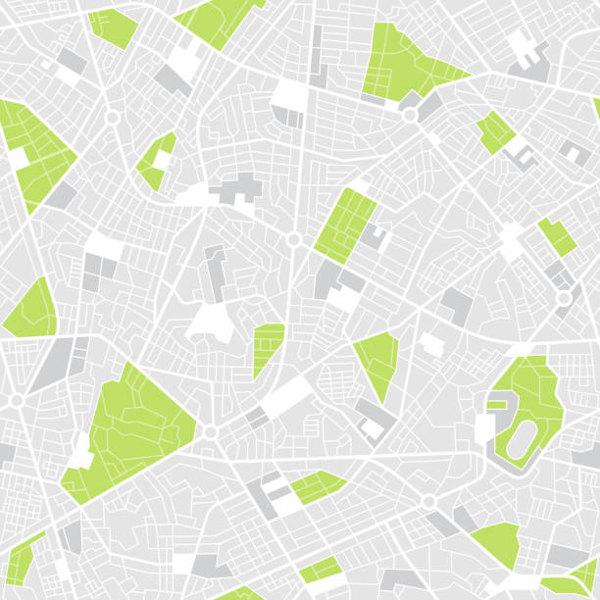
#> input picture img/square_map.jpg, 600 x 600 px; the run also reads 1 picture not shown here
$ python test.py
#> lines starting #> are read from the running program, lines starting #| are printed output that depends on the picture
### chartbuilder.py
# Simple chartbuilder based on matplotlib library
# Homepage: https://github.com/greentracery/ChartBuilder
# Requirements:
# - matplotlib
# - Pillow (PIL)
# Usage:
# p = Scatter('Main Title', 'X Axis Label', 'Y Axis Label')
# [optional] p.setSize(width, height, dpi)
# [optional] p.fileToSave('filename') # png, svg, pdf
# p.Plot(
#       p.ScatterData( dataset1 = list of tuple(s) [(x, y), ], 'Legend Label 1', 'Color 1' = ['g' | 'r' | 'b' etc ]),
#       p.ScatterData( dataset2 = list of tuple(s) [(x, y), ], 'Legend Label 2', 'Color 2' = ['g' | 'r' | 'b' etc ]),
#       p.ScatterData( dataset3 = list of tuple(s) [(x, y), ], 'Legend Label 3', 'Color 3' = ['g' | 'r' | 'b' etc ]),
#       ...
# )
# p = Pie('Main Title')
# [optional] p.setSize(width, height, dpi) # image height = count(datasets) * height
# [optional] p.fileToSave('filename') # png, svg, pdf
# p.Plot(
#       p.PieData( dataset1 = list of tuple(s) [(value , name), ], 'Pie Title 1', min_value), #items smaller than min_value will be ignored
#       p.PieData( dataset2 = list of tuple(s) [(value , name), ], 'Pie Title 2', min_value),
#       p.PieData( dataset3 = list of tuple(s) [(value , name), ], 'Pie Title 3', min_value),
#       ...
# )

from typing import List, Union
import random
from matplotlib import pyplot as plt
from matplotlib import colors as mcolors
from matplotlib.lines import Line2D
from PIL import Image, ImageOps
import os

class ChartBuilder():

    title: Union[str, None]
    xlabel: Union[str, None]
    ylabel: Union[str, None]
    filename: Union[str, None]
    imgbackground: Union[str, None]
    facecolor: Union[str, None]
    facecolor_alpha: float = 1.0
    bgcolor: Union[str, None]
    bgcolor_alpha: float = 1.0
    fontcolor: str = 'black'

    grid: bool = True
    ticks: bool = True

    custom_x_ticks: Union[list, None] = None

    dpi: int = 90
    width: int = 800
    height: int = 600

    margins = {
        "left"   : 0.084,
        "right"  : 0.920,
        "top"    : 0.900,
        "bottom" : 0.092
    }

    __colors = [*mcolors.BASE_COLORS.keys(), *mcolors.CSS4_COLORS.keys()]
    __markers = [*Line2D.markers.keys()]

    def __init__(self, title = None, xlabel = None, ylabel = None):
        self.title = title
        self.xlabel = xlabel
        self.ylabel = ylabel

    def setTitle(self, title = None):
        self.title = title

    def setXLabel(self, xlabel = None, ylabel = None):
        self.xlabel = xlabel

    def setYLabel(self, ylabel = None):
        self.ylabel = ylabel

    def setSize(self, widht: int, height: int):
        self.width = widht
        self.height = height

    def fileToSave(self, filename: str):
        self.filename = filename

    def EnableGrid(self):
        self.grid = True

    def DisableGrid(self):
        self.grid = False

    def HideTicks(self):
        self.ticks = False

    def setXTicks(self, x_ticks: list):
        self.custom_x_ticks = x_ticks

    def setFaceColor(self, facecolor: str, alpha: float = 1.0):
        if alpha > 1:
            alpha = 1.0
        if alpha < 0:
            alpha = 0.0
        if facecolor in (self.__colors):
            self.facecolor = facecolor
            self.facecolor_alpha = alpha

    def setBgColor(self, bgcolor: str, alpha: float = 1.0):
        if alpha > 1:
            alpha = 1.0
        if alpha < 0:
            alpha = 0.0
        if bgcolor in (self.__colors):
            self.bgcolor = bgcolor
            self.bgcolor_alpha = alpha

    def setBgImage(self, filename: str):
        self.imgbackground = filename

    def __showbgimage__(self, minmax: Union[tuple, None] = None, aspect = 'auto'):
        try:
            img = plt.imread(self.imgbackground)
            if minmax is not None:
                extent = list(minmax)
            else:
                extent = [0, self.width / self.dpi, 0, self.height / self.dpi]
            plt.imshow(img, interpolation='antialiased', aspect = aspect, extent=extent)
        except FileNotFoundError:
            pass
        except OSError as e:
            pass
        except SystemError as e:
            pass
        except Exception as e:
            pass

    def setFontColor(self, fontcolor:str):
        if fontcolor in (self.__colors):
            self.fontcolor = fontcolor

    def getMarkersList(self):
        return self.__markers #returns avalaible markers

    def getColorsList(self):
        return self.__colors #returns avalaible colors

    def __is_sequence__(self, obj):
        t = type(obj)
        return hasattr(t, '__len__') and hasattr(t, '__getitem__')

class Scatter(ChartBuilder):

    class ScatterData():
        dataset: list ## [(x1,y1),(x2,y2),...]
        label: Union[str, None]
        color: str
        marker: str

        __colors = [*mcolors.BASE_COLORS.keys(), *mcolors.CSS4_COLORS.keys()]
        __markers = [*Line2D.markers.keys()]

        def __init__(self, dataset: Union[list, tuple] , label = None, color = None, marker = None):
            self.dataset = list(dataset)
            self.label = label
            if color is None or color not in (self.__colors):
                color = self.__colors[random.randint(0,len(self.__colors)-1)]
            self.color = color
            if marker is None or marker not in (self.__markers):
                marker = self.__markers[0]
            self.marker = marker

    def Plot(self, *data: ScatterData):
        legend = False

        fig = plt.figure(dpi = self.dpi, figsize = (self.width / self.dpi, self.height / self.dpi) )
        if hasattr(self, 'facecolor') and self.facecolor is not None:
            fig.set(facecolor = self.facecolor)
            fig.set(alpha = self.facecolor_alpha)

        fig.subplots_adjust(**self.margins)

        ax = fig.add_subplot(1,1,1)
        if hasattr(self, 'bgcolor') and self.bgcolor is not None:
            ax.set(facecolor = self.bgcolor)
            ax.set(alpha = self.bgcolor_alpha)

        for item in data:
            if isinstance(item, self.ScatterData):
                if item.dataset is not None:
                    x = [value[0] for value in item.dataset if self.__is_sequence__(value) and len(value) == 2]
                    y = [value[1] for value in item.dataset if self.__is_sequence__(value) and len(value) == 2]
                if item.label is not None:
                    ax.scatter(x, y, label=item.label, color=item.color, marker=item.marker)
                    legend = True
                else:
                    ax.scatter(x, y, color=item.color, marker=item.marker)

        min_X, max_X = plt.xlim()
        min_Y, max_Y = plt.ylim()

        if hasattr(self, 'imgbackground') and self.imgbackground is not None:
            self.__showbgimage__( (min_X, max_X, min_Y, max_Y) )

        if self.title is not None:
            plt.title(self.title, color = self.fontcolor)
        if self.xlabel is not None:
            plt.xlabel(self.xlabel, color = self.fontcolor)
        if self.ylabel is not None:
            plt.ylabel(self.ylabel, color = self.fontcolor)
        if legend:
            plt.legend()

        if self.grid:
            plt.grid(True)
        else:
            plt.grid(False)

        if not self.ticks:
            plt.xticks([])
            plt.yticks([])
        else:
            ax.tick_params(axis = "x", colors = self.fontcolor)
            ax.tick_params(axis = "y", colors = self.fontcolor)

        if hasattr(self, 'filename') and self.filename is not None:
            plt.savefig(self.filename)
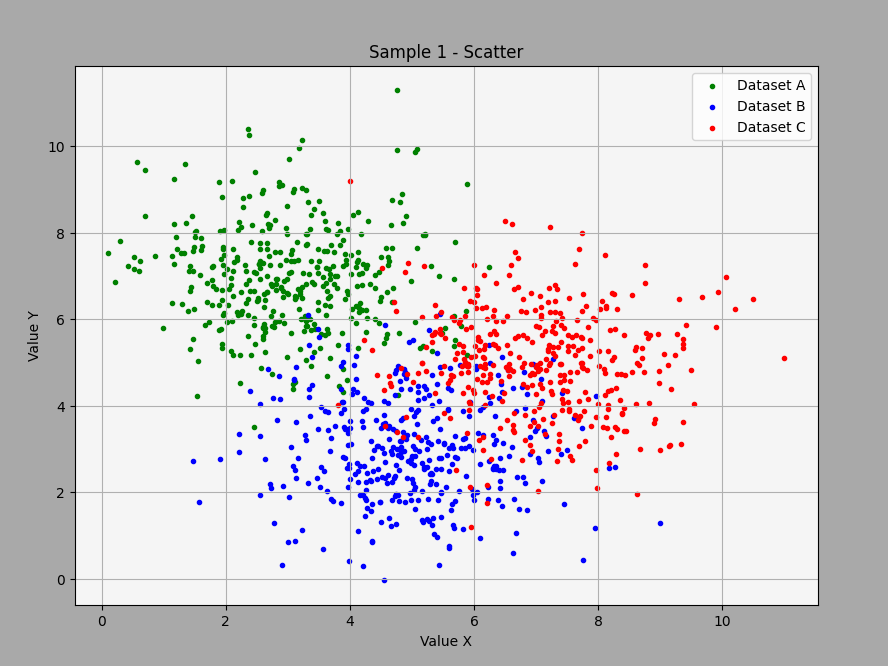
#> figure drawn by matplotlib, 1 panel
#> in Plot (call 2), `plt.savefig(self.filename)`:
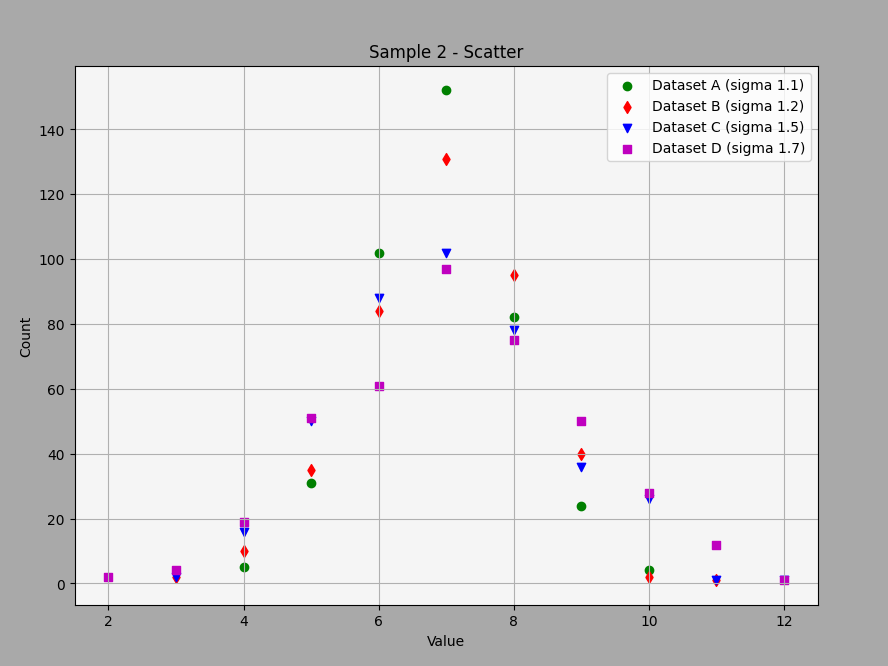
#> figure drawn by matplotlib, 1 panel
        else:
            plt.show()

class LineGraph(ChartBuilder):

    class LineData():
        dataset: list ## [(x1,y1),(x2,y2),...]
        label: Union[str, None]
        color: str

        __colors = [*mcolors.BASE_COLORS.keys(), *mcolors.CSS4_COLORS.keys()]

        def __init__(self, dataset: Union[list, tuple] , label = None, color = None):
            self.dataset = ChartDataHelper.data_sort_by_x(list(dataset))
            self.label = label
            if color is None or color not in (self.__colors):
                color = self.__colors[random.randint(0,len(self.__colors)-1)]
            self.color = color

    def Plot(self, *data: LineData):
        legend = False

        fig = plt.figure(dpi = self.dpi, figsize = (self.width / self.dpi, self.height / self.dpi) )
        if hasattr(self, 'facecolor') and self.facecolor is not None:
            fig.set(facecolor = self.facecolor)
            fig.set(alpha = self.facecolor_alpha)

        fig.subplots_adjust(**self.margins)

        ax = fig.add_subplot(1,1,1)
        if hasattr(self, 'bgcolor') and self.bgcolor is not None:
            ax.set(facecolor = self.bgcolor)
            ax.set(alpha = self.bgcolor_alpha)

        for item in data:
            if isinstance(item, self.LineData):
                if item.dataset is not None:
                    x = [value[0] for value in item.dataset if self.__is_sequence__(value) and len(value) == 2]
                    y = [value[1] for value in item.dataset if self.__is_sequence__(value) and len(value) == 2]
                if item.label is not None:
                    ax.plot(x, y, label=item.label, color=item.color)
                    legend = True
                else:
                    ax.plot(x, y, color=item.color)

        min_X, max_X = plt.xlim()
        min_Y, max_Y = plt.ylim()

        if hasattr(self, 'imgbackground') and self.imgbackground is not None:
            self.__showbgimage__( (min_X, max_X, min_Y, max_Y) )

        if self.title is not None:
            plt.title(self.title, color = self.fontcolor)
        if self.xlabel is not None:
            plt.xlabel(self.xlabel, color = self.fontcolor)
        if self.ylabel is not None:
            plt.ylabel(self.ylabel, color = self.fontcolor)
        if legend:
            plt.legend()

        if self.grid:
            plt.grid(True)
        else:
            plt.grid(False)

        if not self.ticks:
            plt.xticks([])
            plt.yticks([])
        else:
            ax.tick_params(axis = "x", colors = self.fontcolor)
            ax.tick_params(axis = "y", colors = self.fontcolor)

        if hasattr(self, 'filename') and self.filename is not None:
            plt.savefig(self.filename)
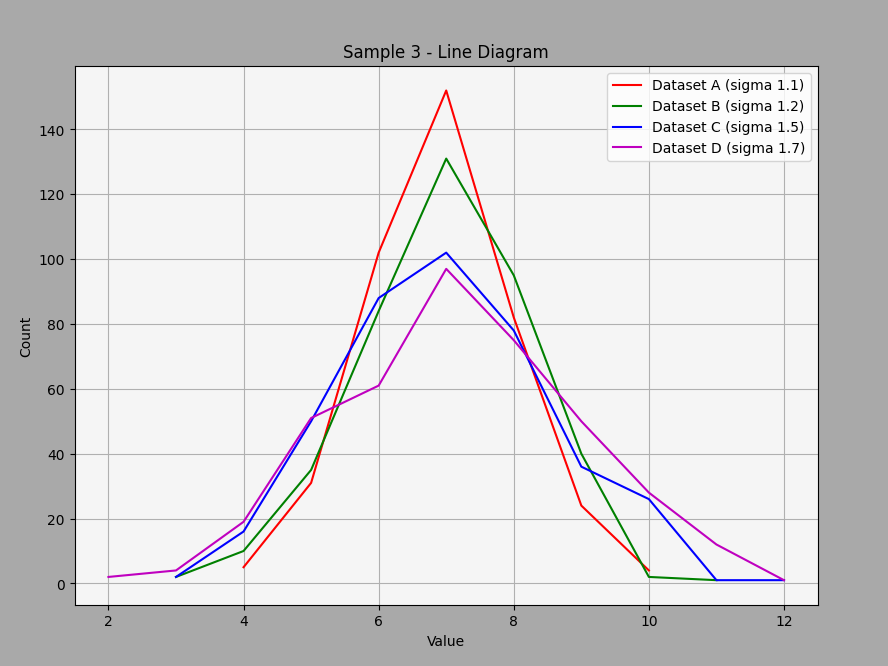
#> figure drawn by matplotlib, 1 panel; curve peaks at x = 7, y = 102
        else:
            plt.show()

class Hist(ChartBuilder):

    class HistData():
        values: list
        step: int
        hist_title: Union[str, None]
        color: str

        __colors = [*mcolors.BASE_COLORS.keys(), *mcolors.CSS4_COLORS.keys()]

        def __init__(self, dataset: Union[list, tuple], step: int = 10, hist_title = None, color = None):
            self.values = list(dataset)
            self.step = step
            self.hist_title = hist_title
            if color is None or color not in (self.__colors):
                color = self.__colors[random.randint(0,len(self.__colors)-1)]
            self.color = color

    def Plot(self, *data: HistData):
        legend = False

        diag_cnt = 0
        for item in data:
            if isinstance(item, self.HistData):
                diag_cnt += 1

        fig = plt.figure(dpi = self.dpi, figsize = (self.width / self.dpi, diag_cnt * self.height / self.dpi) )
        if hasattr(self, 'facecolor') and self.facecolor is not None:
            fig.set(facecolor = self.facecolor)
            fig.set(alpha = self.facecolor_alpha)

        fig.subplots_adjust(**self.margins)

        axs_cnt = 1
        for item in data:
            if isinstance(item, self.HistData):
                ax = fig.add_subplot(diag_cnt, 1, axs_cnt)
                if hasattr(self, 'bgcolor') and self.bgcolor is not None:
                    ax.set(facecolor = self.bgcolor)
                    ax.set(alpha = self.bgcolor_alpha)

                max_value = max(item.values)
                min_value = min(item.values)
                bins = [i for i in range(min_value-1, max_value+item.step, item.step)]
                ax.hist(item.values, bins , histtype='bar', rwidth=0.8, color=item.color)

                min_X, max_X = plt.xlim()
                min_Y, max_Y = plt.ylim()

                if hasattr(self, 'imgbackground') and self.imgbackground is not None:
                    self.__showbgimage__( (min_X, max_X, min_Y, max_Y) )

                if self.grid:
                    ax.grid(True)
                else:
                    ax.grid(False)

                if item.hist_title is not None:
                    plt.title(item.hist_title, color = self.fontcolor)
                if self.xlabel is not None:
                    plt.xlabel(self.xlabel, color = self.fontcolor)
                if self.ylabel is not None:
                    plt.ylabel(self.ylabel, color = self.fontcolor)

                if not self.ticks:
                    plt.xticks([])
                    plt.yticks([])
                else:
                    ax.tick_params(axis = "x", colors = self.fontcolor)
                    ax.tick_params(axis = "y", colors = self.fontcolor)

                axs_cnt += 1

        if self.title is not None:
            fig.suptitle(self.title, color = self.fontcolor)

        if hasattr(self, 'filename') and self.filename is not None:
            plt.savefig(self.filename)
        else:
            plt.show()

class Bar(ChartBuilder):

    class BarData():
        x_values: list
        y_values: list
        bar_title: Union[str, None]
        color: str

        __colors = [*mcolors.BASE_COLORS.keys(), *mcolors.CSS4_COLORS.keys()]

        def __init__(self, dataset: Union[list, tuple], bar_title = None, color = None):
#> called with bar_title = 'Dataset A', color = 'b'
            dataset = ChartDataHelper.data_sort_by_x(list(dataset))
            x_values, y_values = [], []
            for item in dataset:
                x_values.append(item[0])
                y_values.append(item[1])
            self.y_values = y_values
            self.x_values = x_values
            self.bar_title = bar_title
            if color is None or color not in (self.__colors):
                color = self.__colors[random.randint(0,len(self.__colors)-1)]
            self.color = color

    def Plot(self, *data: BarData):
        legend = False

        diag_cnt = 0
        for item in data:
            if isinstance(item, self.BarData):
                diag_cnt += 1

        fig = plt.figure(dpi = self.dpi, figsize = (self.width / self.dpi, diag_cnt * self.height / self.dpi) )
        if hasattr(self, 'facecolor') and self.facecolor is not None:
            fig.set(facecolor = self.facecolor)
            fig.set(alpha = self.facecolor_alpha)

        fig.subplots_adjust(**self.margins)

        axs_cnt = 1
        for item in data:
            if isinstance(item, self.BarData):
                ax = fig.add_subplot(diag_cnt, 1, axs_cnt)
                if hasattr(self, 'bgcolor') and self.bgcolor is not None:
                    ax.set(facecolor = self.bgcolor)
                    ax.set(alpha = self.bgcolor_alpha)

                ax.bar(item.x_values, item.y_values, color=item.color)

                min_X, max_X = plt.xlim()
                min_Y, max_Y = plt.ylim()

                if hasattr(self, 'imgbackground') and self.imgbackground is not None:
                    self.__showbgimage__( (min_X, max_X, min_Y, max_Y) )

                if self.grid:
                    plt.grid(True)
                else:
                    plt.grid(False)

                if item.bar_title is not None:
                    plt.title(item.bar_title, color = self.fontcolor)

                if self.xlabel is not None:
                    plt.xlabel(self.xlabel, color = self.fontcolor)
                if self.ylabel is not None:
                    plt.ylabel(self.ylabel, color = self.fontcolor)

                if not self.ticks:
                    plt.xticks([])
                    plt.yticks([])
                else:
                    ax.tick_params(axis = "x", colors = self.fontcolor)
                    ax.tick_params(axis = "y", colors = self.fontcolor)
                    if self.custom_x_ticks is not None:
                        if len(self.custom_x_ticks) == len(item.x_values):
                            plt.xticks(item.x_values, self.custom_x_ticks)
                        else:
                            plt.xlabel(f'Error: count of custom x-ticks and count of values doesn\'t match')
                axs_cnt += 1

        if self.title is not None:
            fig.suptitle(self.title, color = self.fontcolor)

        if hasattr(self, 'filename') and self.filename is not None:
            plt.savefig(self.filename)
        else:
            plt.show()

class Pie(ChartBuilder):

    custom_x_ticks = None
    custom_item_names: Union[list, None] = None

    class PieData():
        values: list
        labels: list
        minvalue: float
        pie_title: Union[str, None]

        def __init__(self, dataset: Union[list, tuple], pie_title = None, minpercent: int = 0):
#> called with pie_title = 'Dataset A', minpercent = 0
            dataset = ChartDataHelper.data_sort_by_x(list(dataset))
            values, labels = [], []
            for item in dataset:
                labels.append(item[0])
                values.append(item[1])
            self.labels = labels
            self.values = values
            summ = sum([val for val in values])
            min_value = minpercent * summ / 100
            self.minvalue = min_value
            self.pie_title = pie_title

    def setXTicks(self, x_ticks: list):
        pass

    def EnableGrid(self):
        pass

    def DisableGrid(self):
        pass

    def HideTicks(self):
        pass

    def setItemNames(self, item_names: list):
        self.custom_item_names = item_names

    def Plot(self, *data: PieData):

        diag_cnt = 0
        for item in data:
            if isinstance(item, self.PieData):
                diag_cnt += 1

        fig = plt.figure(dpi = self.dpi, figsize = (self.width / self.dpi, diag_cnt * self.height / self.dpi) )
        if hasattr(self, 'facecolor') and self.facecolor is not None:
            fig.set(facecolor = self.facecolor)
            fig.set(alpha = self.facecolor_alpha)

        axs_cnt = 1
        for item in data:
            if isinstance(item, self.PieData):
                if self.custom_item_names is not None and len(self.custom_item_names) == len(item.labels):
                    for i in range(len(item.labels)):
                        item.labels[i] = self.custom_item_names[i]
                filtered_dataset = [ (item.values[i], item.labels[i]) for i in range(len(item.values)) if item.values[i] >= item.minvalue]
                item.values = [value[0] for value in filtered_dataset]
                item.labels = [value[1] for value in filtered_dataset]

                total = sum(item.values)
                labels = [f"{n} ({v/total:.1%})" for n,v in zip(item.labels, item.values)]

                ax = fig.add_subplot(diag_cnt, 1, axs_cnt)
                if hasattr(self, 'bgcolor') and self.bgcolor is not None:
                    fig.set(facecolor = self.bgcolor)
                    fig.set(alpha = self.bgcolor_alpha)

                ax.pie(item.values, autopct='%1.1f%%', shadow=True, startangle=90)
                ax.axis('equal')  # Equal aspect ratio ensures that pie is drawn as a circle.
                ax.legend(bbox_to_anchor = (-0.16, 0.45, 0.25, 0.25), loc = 'best', labels = labels )

                min_X, max_X = plt.xlim()
                min_Y, max_Y = plt.ylim()

                if hasattr(self, 'imgbackground') and self.imgbackground is not None:
                    self.__showbgimage__( (min_X, max_X, min_Y, max_Y), 'equal' )

                if item.pie_title is not None:
                    plt.title(item.pie_title, color = self.fontcolor)

                axs_cnt += 1

        if self.title is not None:
            fig.suptitle(self.title, color = self.fontcolor)

        if hasattr(self, 'filename') and self.filename is not None:
            plt.savefig(self.filename)
        else:
            plt.show()

class ChartDataHelper():

    @staticmethod
    def data_count(src_data: list):
        # input:
        #   src_data: list or tuple of source data, [x1,x2,...]
        # returns set of tuple(s): {(item, count(item)),...}
        return set([(item, src_data.count(item)) for item in src_data])

    @staticmethod
    def data_sort_by_x(x_y_data: list):
        # input: x_y_data: list or tuple(s) of x & y data,  [(x,y),...]
        return sorted(x_y_data, key=lambda v: v[0])

    # [4 lines left out: function data_sort_by_y, not called in this run]

    @staticmethod
    def data_percentage(counted_data: list):
        # input:
        #   counted_data: list of tuple(s), [(item1, count(item1)), (item2, count(item2),...)] - source_data prepared with data_prepare_count()
        # returns list of tuple(s) with percents: [(item, item_percent),...]
        counted_data = list(counted_data)
        total_summ = sum([val[1] for val in counted_data])
        for i in range(len(counted_data)):
            percent = round(((counted_data[i][1] * 100) / total_summ), 2)
            value = counted_data[i][0]
            counted_data[i] = (value, percent)
        return counted_data

    # [10 lines left out: function data_to_ranges, not called in this run]

    @staticmethod
    def map_prepare(mapfile: str):
        ## Prepare map: add borders = (width|height) / 20:
#> called with mapfile = 'img/square_map.jpg'
        axis_margin_ratio = 20 ## Yep, it's a magic (magic of matplotlib)
        im = Image.open(mapfile)
#> im is the input picture: PIL image 600x600 RGB; mean R, G, B 229.8, 233.3, 219.9
        (width, height) = im.size
#> (the rest of the program and of its run is left out)
